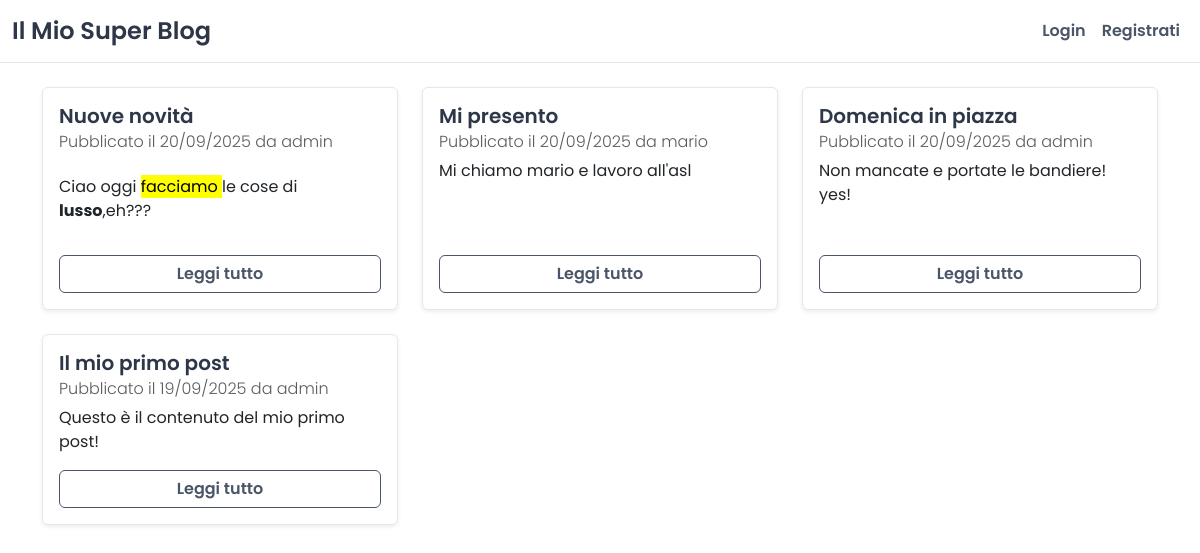
Before: / with the older database file.
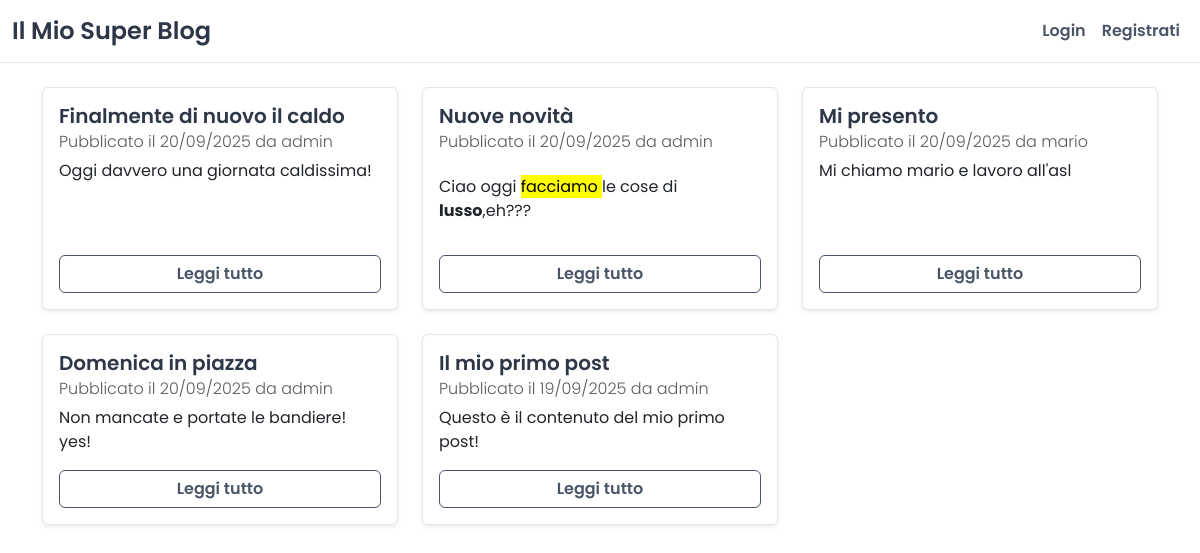
After: the same page with the newer database file.
### blog/models.py (models this page shows, shortened)
class Post(models.Model):
    title = models.CharField(max_length=200)
    content = models.TextField()
    author = models.ForeignKey(
        get_user_model(),
        on_delete=models.CASCADE,
        related_name='posts'
    )
    tags = models.ManyToManyField(Tag, blank=True)
    created_at = models.DateTimeField(auto_now_add=True)
    updated_at = models.DateTimeField(auto_now=True)
    filter_horizontal = ('tags',)

### blog/views.py (the view)
# urls.py: path('', post_list_view, name='post_list'),
def post_list_view(request):
    posts = Post.objects.select_related('author').all().order_by('-created_at') # Prendiamo tutti i post, i più recenti prima
    context = {
        'posts': posts,
    }
    return render(request, "blog/post_list.html", context)

### templates/blog/post_list.html
{% extends "base.html" %}
{% block content %}
    <div class="row mt-4">
    {% for post in posts %}
        <div class="col-md-6 col-lg-4 mb-4">
            <div class="card h-100 shadow-sm">
                <div class="card-body d-flex flex-column">
                    <h5 class="card-title">
                        <a href="{% url 'blog:post_detail' pk=post.pk %}" class="text-decoration-none">{{ post.title }}</a>
                    </h5>
                    <h6 class="card-subtitle mb-2 text-muted fw-light">
                        Pubblicato il {{ post.created_at|date:"d/m/Y" }} da {{ post.author.username }}
                    </h6>
                    <p class="card-text">{{ post.content|truncatewords_html:20|safe }}</p>
                    <a href="{% url 'blog:post_detail' pk=post.pk %}" class="btn btn-primary mt-auto">Leggi tutto</a>
                </div>
            </div>
        </div>
    {% empty %}
        <div class="col-12">
            <div class="alert alert-info" role="alert">
                Nessun post trovato. Inizia a scrivere il primo!
            </div>
        </div>
    {% endfor %}
    </div>
{% endblock content %}

### templates/base.html (shortened to what this page needs)
{% load static %}
<!DOCTYPE html>
<html lang="it">
<head>
    <link href="https://cdn.jsdelivr.net/npm/bootstrap@5.3.3/dist/css/bootstrap.min.css" rel="stylesheet">
    <link rel="stylesheet" href="{% static 'css/style.css' %}">
</head>
<body>
    <nav class="navbar navbar-expand-lg navbar-dark bg-dark">
        <div class="container-fluid">
            <a class="navbar-brand" href="{% url 'blog:post_list' %}">Il Mio Super Blog</a>
            <div class="collapse navbar-collapse">
                <ul class="navbar-nav ms-auto">
                    {% if user.is_authenticated %}
                        <li class="nav-item"><a class="nav-link" href="{% url 'blog:post_create' %}">Nuovo Post</a></li>
                        <li class="nav-item">
                            <form action="{% url 'logout' %}" method="post">
                                {% csrf_token %}
                                <button type="submit" class="btn btn-link nav-link">Logout ({{ user.username }})</button>
                            </form>
                        </li>
                    {% else %}
                        <li class="nav-item"><a class="nav-link" href="{% url 'login' %}">Login</a></li>
                        <li class="nav-item"><a class="nav-link" href="{% url 'signup' %}">Registrati</a></li>
                    {% endif %}
                </ul>
            </div>
        </div>
    </nav>
    <div class="container mt-4">
        <main>
            {% block content %}
            {% endblock content %}
        </main>
    </div>
</body>
</html>

### static/css/style.css (style rules this page uses)
:root { --primary-color: #4A5568; --primary-hover: #2D3748; --light-gray: #f7fafc; --border-color: #e2e8f0; --dark-text: #2D3748; --body-font: 'Poppins', sans-serif; --border-radius: 0.375rem; }
body { font-family: var(--body-font); background-color: #fff; color: var(--dark-text); font-weight: 400; }
h1, h2, h3, h4, h5, h6 { font-weight: 600; color: var(--dark-text); }
a:not(.btn) { color: var(--primary-color); text-decoration: none; font-weight: 600; transition: color 0.2s ease-in-out; }
.navbar { background-color: #fff !important; border-bottom: 1px solid var(--border-color); }
.navbar-brand { font-weight: 700; font-size: 1.5rem; color: var(--dark-text) !important; }
.card { border: 1px solid var(--border-color); transition: all 0.3s ease-in-out; box-shadow: 0 1px 3px rgba(0, 0, 0, 0.02); }
.card-title a { color: var(--dark-text); }
.btn-primary { background-color: transparent; border-color: var(--primary-color); color: var(--primary-color); font-weight: 600; transition: all 0.2s ease-in-out; }

Changed rows visible on the page:
added Post: title "Finalmente di nuovo il caldo", created_at "20/09/2025", author.username "admin", content "Oggi davvero una giornata caldissima!"
